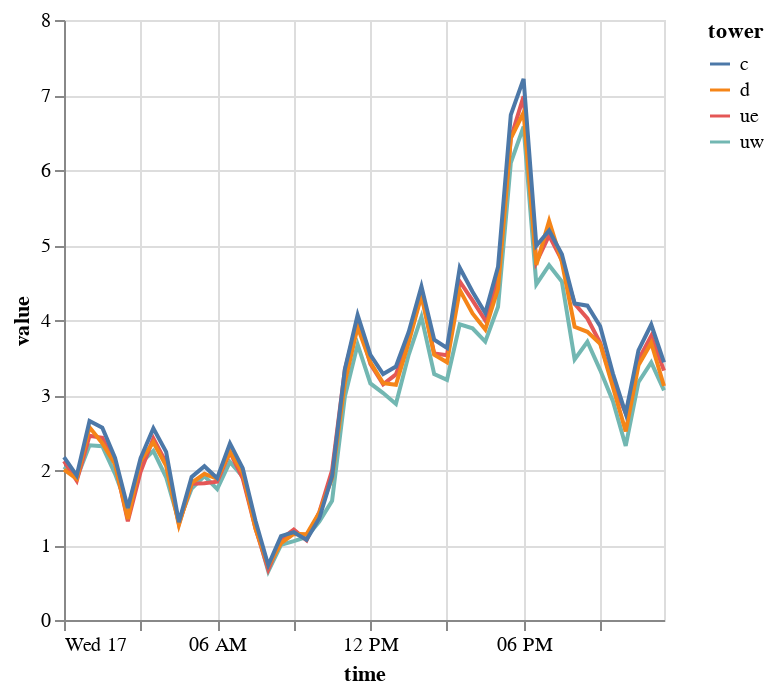

The code cell stored with this chart in its notebook:
### Code cell
alt.Chart(
    sos_df[sos_df.variable.isin(
        ['spd_3m_c', 'spd_3m_d', 'spd_3m_ue', 'spd_3m_uw']
    )].set_index(
    'time'
).loc['20230517'].reset_index()
).mark_line().encode(
    alt.X('time:T'),
    alt.Y('value:Q'),
    alt.Color('tower:N')
)

### Figure 1 — Vega-Lite specification as saved in the notebook (floating-point values rounded to 4 significant figures; data arrays with more than 128 entries replaced by an {"elided": "..."} marker saying what was removed)
{"config": {"view": {"continuousWidth": 300, "continuousHeight": 300}}, "data": {"name": "data-25bb2307aca1983474396cb8893c4b6a"}, "mark": {"type": "line"}, "encoding": {"color": {"field": "tower", "type": "nominal"}, "x": {"field": "time", "type": "temporal"}, "y": {"field": "value", "type": "quantitative"}}, "$schema": "https://vega.github.io/schema/vega-lite/v5.20.1.json", "datasets": {"data-25bb2307aca1983474396cb8893c4b6a": {"elided": "192 records"}}}
